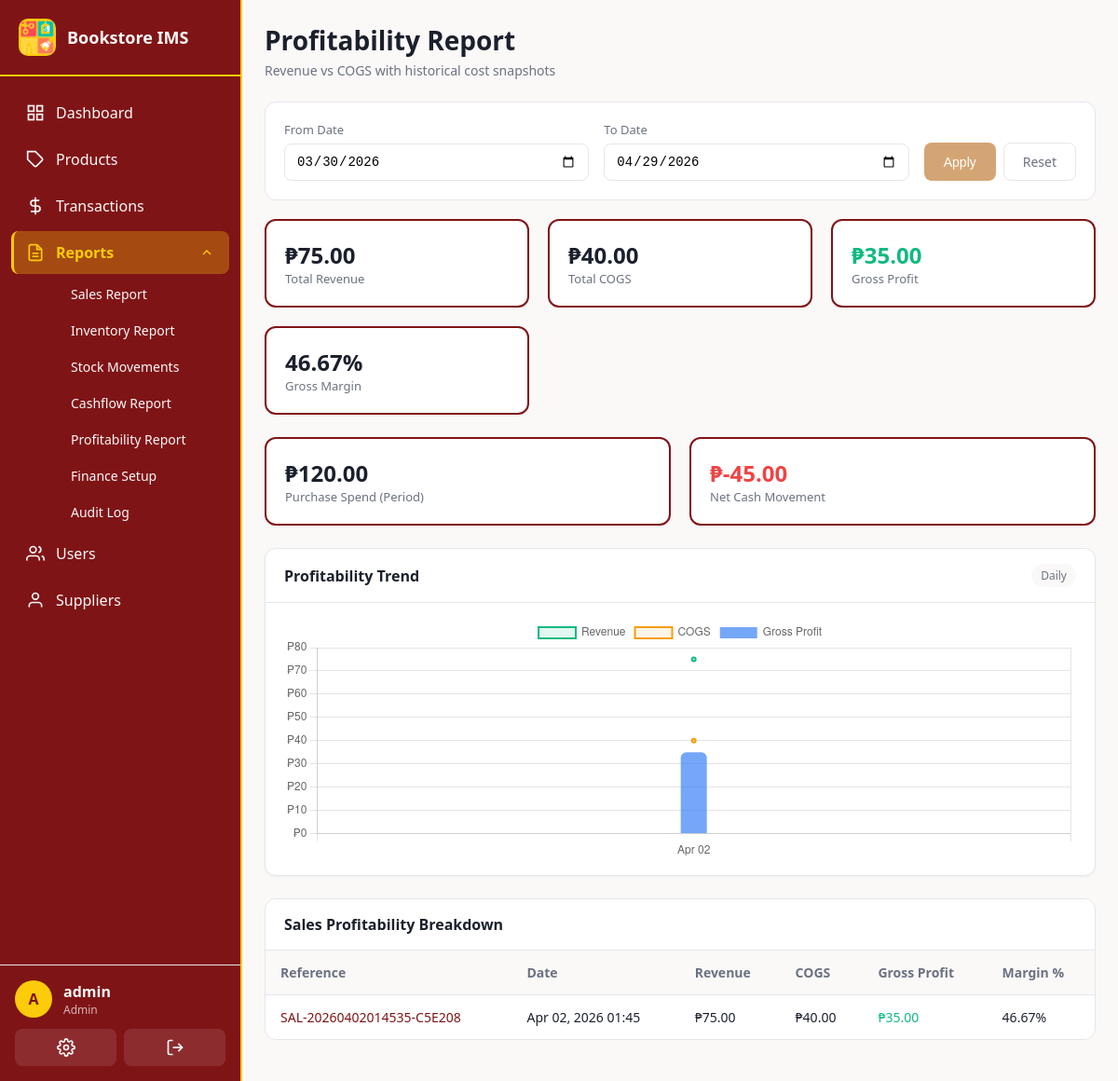
/reports/profitability (signed in), run on an earlier commit of the app's database.
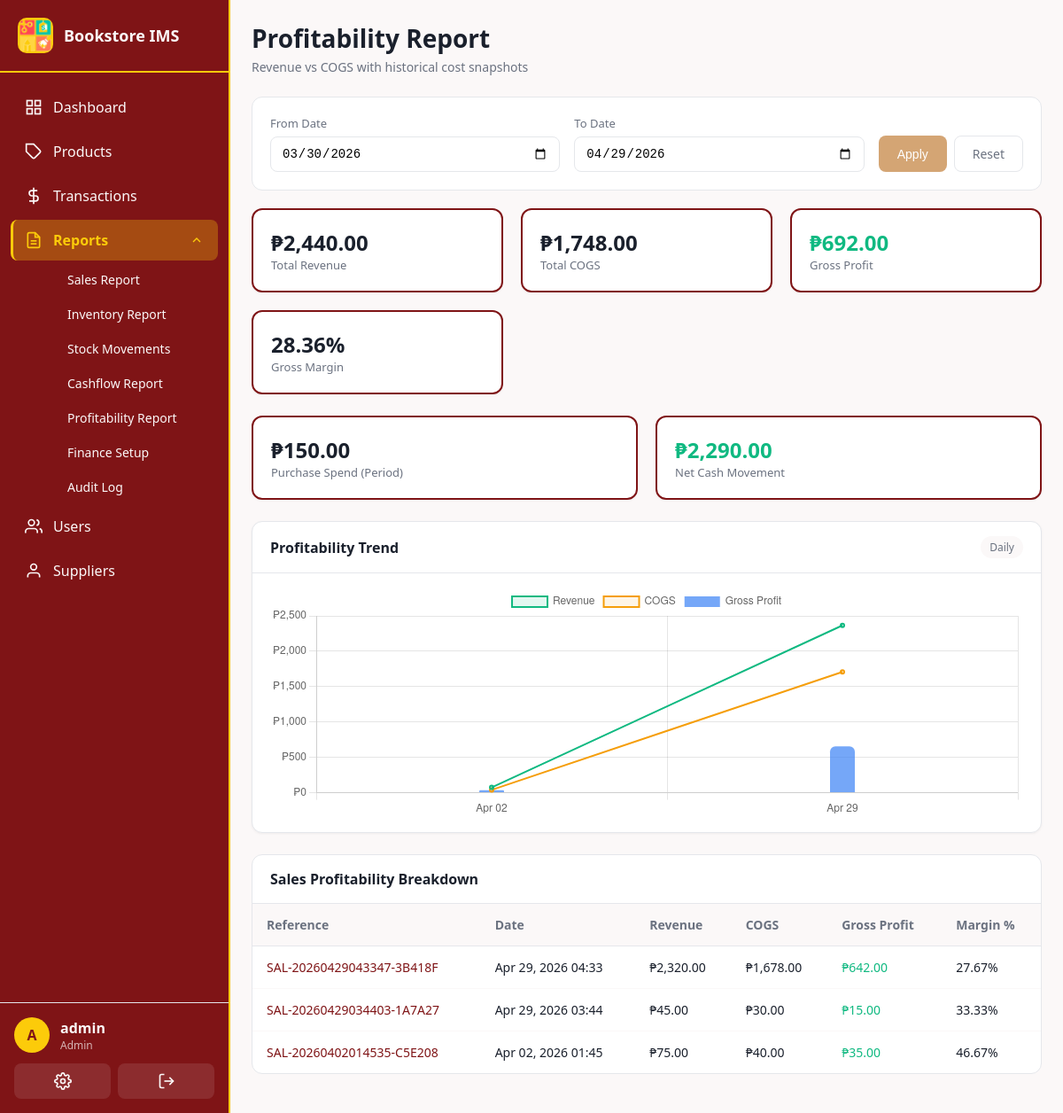
And on a later commit of the database.
### app/models.py (models this page shows, shortened)
class Transaction(db.Model):
    __tablename__ = 'transactions'
    id = db.Column(db.Integer, primary_key=True)
    transaction_type = db.Column(db.String(20), nullable=False)  # 'sale' or 'purchase'
    reference_number = db.Column(db.String(50), unique=True, nullable=False)
    user_id = db.Column(db.Integer, db.ForeignKey('users.id'), nullable=False)
    subtotal = db.Column(db.Float, nullable=False, default=0.0)
    tax = db.Column(db.Float, nullable=False, default=0.0)
    discount = db.Column(db.Float, nullable=False, default=0.0)
    total = db.Column(db.Float, nullable=False, default=0.0)
    supplier_id = db.Column(db.Integer, db.ForeignKey('suppliers.id'), nullable=True)
    customer_name = db.Column(db.String(200))
    notes = db.Column(db.Text)
    created_at = db.Column(db.DateTime, default=utc_now)
    items = db.relationship('TransactionItem', backref='transaction', lazy='dynamic', cascade='all, delete-orphan')
    cash_entries = db.relationship('CashLedger', backref='transaction', lazy='dynamic')

### app/routes/reports.py (the view)
@reports_bp.route('/profitability')
@login_required
def profitability_report():
    date_from, date_to, start_date, end_date = _parse_date_range()
    sales = Transaction.query.filter(
        Transaction.transaction_type == 'sale',
        Transaction.created_at >= start_date,
        Transaction.created_at <= end_date,
    ).order_by(Transaction.created_at.desc()).all()
    purchases = Transaction.query.filter(
        Transaction.transaction_type == 'purchase',
        Transaction.created_at >= start_date,
        Transaction.created_at <= end_date,
    ).all()
    rows = []
    total_revenue = 0.0
    total_cogs = 0.0
    for sale in sales:
        revenue = sale.total
        cogs = 0.0
        for item in sale.items:
            unit_cost = item.unit_cost_at_sale if item.unit_cost_at_sale is not None else item.product.cost_price
            cogs += unit_cost * item.quantity
        gross_profit = revenue - cogs
        margin_percent = (gross_profit / revenue * 100) if revenue > 0 else 0
        rows.append({
            'transaction': sale,
            'revenue': revenue,
            'cogs': cogs,
            'gross_profit': gross_profit,
            'margin_percent': margin_percent,
        })
        total_revenue += revenue
        total_cogs += cogs
    total_gross_profit = total_revenue - total_cogs
    overall_margin_percent = (total_gross_profit / total_revenue * 100) if total_revenue > 0 else 0
    purchase_total = sum(p.total for p in purchases)
    net_cash_movement = total_revenue - purchase_total
    profitability_daily = {}
    for row in rows:
        day_value = row['transaction'].created_at.date()
        day_key = day_value.isoformat()
        if day_key not in profitability_daily:
            profitability_daily[day_key] = {
                'label': day_value.strftime('%b %d'),
                'revenue': 0.0,
                'cogs': 0.0,
                'gross_profit': 0.0,
            }
        profitability_daily[day_key]['revenue'] += float(row['revenue'])
        profitability_daily[day_key]['cogs'] += float(row['cogs'])
        profitability_daily[day_key]['gross_profit'] += float(row['gross_profit'])
    profitability_keys = sorted(profitability_daily.keys())
    profitability_chart_labels = [profitability_daily[key]['label'] for key in profitability_keys]
    profitability_chart_revenue = [round(profitability_daily[key]['revenue'], 2) for key in profitability_keys]
    profitability_chart_cogs = [round(profitability_daily[key]['cogs'], 2) for key in profitability_keys]
    profitability_chart_profit = [round(profitability_daily[key]['gross_profit'], 2) for key in profitability_keys]
    return render_template(
        'reports/profitability.html',
        rows=rows,
        date_from=date_from,
        date_to=date_to,
        total_revenue=total_revenue,
        total_cogs=total_cogs,
        total_gross_profit=total_gross_profit,
        overall_margin_percent=overall_margin_percent,
        purchase_total=purchase_total,
        net_cash_movement=net_cash_movement,
        profitability_chart_labels=profitability_chart_labels,
        profitability_chart_revenue=profitability_chart_revenue,
        profitability_chart_cogs=profitability_chart_cogs,
        profitability_chart_profit=profitability_chart_profit,
    )

### app/__init__.py (called while the page is built)
@login_manager.user_loader
def load_user(user_id):
    return db.session.get(User, int(user_id))

### app/models.py (called while the page is built)
    def is_admin(self):
        return self.role == Role.ADMIN

### app/routes/reports.py (called while the page is built)
def _parse_date_range(default_days=30):
    date_from = request.args.get('date_from')
    date_to = request.args.get('date_to')
    if not date_from:
        date_from = (datetime.now(UTC) - timedelta(days=default_days)).strftime('%Y-%m-%d')
    if not date_to:
        date_to = datetime.now(UTC).strftime('%Y-%m-%d')
    try:
        start_date = datetime.strptime(date_from, '%Y-%m-%d')
        end_date = datetime.strptime(date_to, '%Y-%m-%d')
        end_date = datetime.combine(end_date.date(), datetime.max.time())
    except ValueError:
        start_date = datetime.now(UTC) - timedelta(days=default_days)
        end_date = datetime.now(UTC)
        date_from = start_date.strftime('%Y-%m-%d')
        date_to = end_date.strftime('%Y-%m-%d')
    return date_from, date_to, start_date, end_date

### app/templates/reports/profitability.html (shortened to what the changed rows need)
{% extends "base.html" %}
{% block content %}
<div class="page-header">
  <div class="page-header-left">
    <h1>Profitability Report</h1>
  </div>
</div>
<div class="stats-grid">
  <div class="stat-card">
    <div class="stat-details">
      <span class="stat-value">₱{{ "{:,.2f}".format(total_revenue) }}</span>
      <span class="stat-label">Total Revenue</span>
    </div>
  </div>
  <div class="stat-card">
    <div class="stat-details">
      <span class="stat-value">₱{{ "{:,.2f}".format(total_cogs) }}</span>
      <span class="stat-label">Total COGS</span>
    </div>
  </div>
  <div class="stat-card">
    <div class="stat-details">
      <span class="stat-value {{ 'text-success' if total_gross_profit >= 0 else 'text-danger' }}">₱{{ "{:,.2f}".format(total_gross_profit) }}</span>
      <span class="stat-label">Gross Profit</span>
    </div>
  </div>
  <div class="stat-card">
    <div class="stat-details">
      <span class="stat-value">{{ "{:.2f}".format(overall_margin_percent) }}%</span>
      <span class="stat-label">Gross Margin</span>
    </div>
  </div>
</div>
<div class="stats-grid" style="margin-top: 16px;">
  <div class="stat-card">
    <div class="stat-details">
      <span class="stat-value">₱{{ "{:,.2f}".format(purchase_total) }}</span>
      <span class="stat-label">Purchase Spend (Period)</span>
    </div>
  </div>
  <div class="stat-card">
    <div class="stat-details">
      <span class="stat-value {{ 'text-success' if net_cash_movement >= 0 else 'text-danger' }}">₱{{ "{:,.2f}".format(net_cash_movement) }}</span>
      <span class="stat-label">Net Cash Movement</span>
    </div>
  </div>
</div>
<div class="analytics-grid">
  <div class="analytics-card">
    <div class="analytics-card-body">
      {% if profitability_chart_labels %}
      <div class="chart-canvas-wrap">
        <canvas id="profitabilityTrendChart"></canvas>
      </div>
      {% else %}
      <p class="empty-message">No profitability trend data available for this range.</p>
      {% endif %}
    </div>
  </div>
</div>
<div class="table-card">
  {% if rows %}
  <table class="data-table priority-table">
    <thead>
      <tr>
        <th class="priority-col-1">Reference</th>
        <th class="priority-col-2">Date</th>
        <th class="priority-col-2">Revenue</th>
        <th class="priority-col-3">COGS</th>
        <th class="priority-col-1">Gross Profit</th>
        <th class="priority-col-1">Margin %</th>
      </tr>
    </thead>
    <tbody>
      {% for row in rows %}
      <tr>
        <td class="priority-col-1">
          <a href="{{ url_for('transactions.view_transaction', id=row.transaction.id) }}">{{ row.transaction.reference_number }}</a>
        </td>
        <td class="priority-col-2">{{ row.transaction.created_at.strftime('%b %d, %Y %H:%M') }}</td>
        <td class="priority-col-2">₱{{ "{:,.2f}".format(row.revenue) }}</td>
        <td class="priority-col-3">₱{{ "{:,.2f}".format(row.cogs) }}</td>
        <td class="priority-col-1 {{ 'text-success' if row.gross_profit >= 0 else 'text-danger' }}">₱{{ "{:,.2f}".format(row.gross_profit) }}</td>
        <td class="priority-col-1">{{ "{:.2f}".format(row.margin_percent) }}%</td>
      </tr>
      {% endfor %}
    </tbody>
  </table>
  {% else %}
  <div class="empty-state">
    <p>No sales found for the selected date range.</p>
  </div>
  {% endif %}
</div>
{% endblock %}
{% block scripts %}
<script>
(function initProfitabilityCharts() {
  if (!window.Chart) {
    return;
  }
  const labels = {{ profitability_chart_labels | tojson }};
  const revenueValues = {{ profitability_chart_revenue | tojson }};
  const cogsValues = {{ profitability_chart_cogs | tojson }};
  const profitValues = {{ profitability_chart_profit | tojson }};
  const chartCanvas = document.getElementById('profitabilityTrendChart');
  if (!chartCanvas || labels.length === 0) {
    return;
  }
  new Chart(chartCanvas, {
    data: {
      labels: labels,
      datasets: [
        {
          type: 'line',
          label: 'Revenue',
          data: revenueValues,
          borderColor: '#10b981',
          backgroundColor: 'rgba(16, 185, 129, 0.12)',
          borderWidth: 2,
          tension: 0.3,
          pointRadius: 2
        },
        {
          type: 'line',
          label: 'COGS',
          data: cogsValues,
          borderColor: '#f59e0b',
          backgroundColor: 'rgba(245, 158, 11, 0.1)',
          borderWidth: 2,
          tension: 0.3,
          pointRadius: 2
        },
        {
          type: 'bar',
          label: 'Gross Profit',
          data: profitValues,
          backgroundColor: profitValues.map((value) => value >= 0 ? 'rgba(59, 130, 246, 0.7)' : 'rgba(239, 68, 68, 0.7)'),
          borderRadius: 6,
          maxBarThickness: 28
        }
      ]
    },
    options: {
      responsive: true,
      maintainAspectRatio: false,
      plugins: {
        tooltip: {
          callbacks: {
            label: function(context) {
              return context.dataset.label + ': ₱' + Number(context.parsed.y || 0).toLocaleString('en-PH', { minimumFractionDigits: 2, maximumFractionDigits: 2 });
            }
          }
        }
      },
      scales: {
        y: {
          beginAtZero: true,
          ticks: {
            callback: function(value) {
              return '₱' + Number(value).toLocaleString('en-PH');
            }
          }
        }
      }
    }
  });
})();
</script>
{% endblock %}

What changed in the data, as far as the page shows it:
added Transaction: transaction.reference_number "SAL-20260429043347-3B418F", transaction.created_at "Apr 29, 2026 04:33", revenue "2,320.00", cogs "1,678.00", gross_profit "642.00", margin_percent "27.67"
added Transaction: transaction.reference_number "SAL-20260429034403-1A7A27", transaction.created_at "Apr 29, 2026 03:44", revenue "45.00", cogs "30.00", gross_profit "15.00", margin_percent "33.33"
Also different on the page:
{{ "{:,.2f}".format(total_revenue) }}: "75.00" → "2,440.00"
{{ "{:,.2f}".format(total_cogs) }}: "40.00" → "1,748.00"
{{ "{:,.2f}".format(total_gross_profit) }}: "35.00" → "692.00"
{{ "{:.2f}".format(overall_margin_percent) }}: "46.67" → "28.36"
{{ "{:,.2f}".format(purchase_total) }}: "120.00" → "150.00"
{{ "{:,.2f}".format(net_cash_movement) }}: "-45.00" → "2,290.00"
chart data {{ profitability_chart_revenue | tojson }}: [75.0] → [75.0, 2365.0]
chart data {{ profitability_chart_cogs | tojson }}: [40.0] → [40.0, 1708.0]
chart data {{ profitability_chart_profit | tojson }}: [35.0] → [35.0, 657.0]
